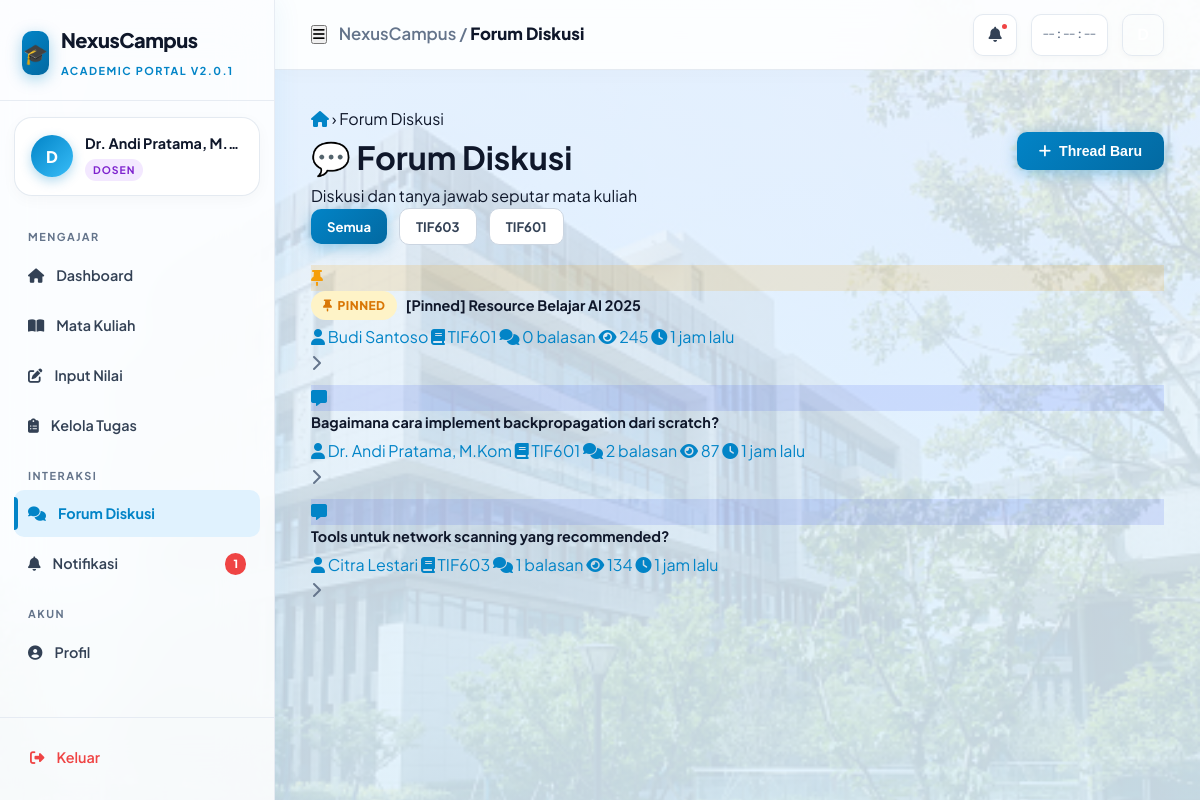
/modules/dosen/forum.php (signed in), run on the app's committed database.
### tables this page shows
CREATE TABLE users (
    id          INT AUTO_INCREMENT PRIMARY KEY,
    username    VARCHAR(50)  UNIQUE NOT NULL,
    password    VARCHAR(255) NOT NULL,
    email       VARCHAR(100) UNIQUE NOT NULL,
    nama_lengkap VARCHAR(100) NOT NULL,
    role        ENUM('mahasiswa','dosen','admin') NOT NULL DEFAULT 'mahasiswa',
    avatar      VARCHAR(255) DEFAULT NULL,
    status      ENUM('aktif','nonaktif') DEFAULT 'aktif',
    last_login  DATETIME DEFAULT NULL,
    created_at  DATETIME DEFAULT CURRENT_TIMESTAMP,
    updated_at  DATETIME DEFAULT CURRENT_TIMESTAMP ON UPDATE CURRENT_TIMESTAMP
);

CREATE TABLE mata_kuliah (
    id          INT AUTO_INCREMENT PRIMARY KEY,
    kode        VARCHAR(20) UNIQUE NOT NULL,
    nama        VARCHAR(150) NOT NULL,
    sks         TINYINT NOT NULL DEFAULT 3,
    dosen_id    INT NOT NULL,
    semester    TINYINT NOT NULL,
    prodi       VARCHAR(100) NOT NULL,
    deskripsi   TEXT DEFAULT NULL,
    created_at  DATETIME DEFAULT CURRENT_TIMESTAMP,
    FOREIGN KEY (dosen_id) REFERENCES dosen(id) ON DELETE CASCADE
);

CREATE TABLE forum (
    id          INT AUTO_INCREMENT PRIMARY KEY,
    matkul_id   INT NOT NULL,
    user_id     INT NOT NULL,
    judul       VARCHAR(200) NOT NULL,
    konten      TEXT NOT NULL,
    views       INT DEFAULT 0,
    pinned      TINYINT(1) DEFAULT 0,
    created_at  DATETIME DEFAULT CURRENT_TIMESTAMP,
    FOREIGN KEY (matkul_id) REFERENCES mata_kuliah(id) ON DELETE CASCADE,
    FOREIGN KEY (user_id)   REFERENCES users(id) ON DELETE CASCADE
);

### includes/auth.php (called while the page is built, shortened)
<?php
function isLoggedIn(): bool {
    return isset($_SESSION['user_id']) && !empty($_SESSION['user_id']);
}
function getCurrentUser(): array {
    return [
        'id'          => $_SESSION['user_id'],
        'username'    => $_SESSION['username'],
        'nama'        => $_SESSION['nama'],
        'role'        => $_SESSION['role'],
        'profile_id'  => $_SESSION['profile_id'] ?? null,
    ];
}
function e(mixed $val): string {
    return htmlspecialchars((string)$val, ENT_QUOTES | ENT_SUBSTITUTE, 'UTF-8');
}
function getUnreadNotifCount(): int {
    $db = getDB();
    $stmt = $db->prepare("SELECT COUNT(*) FROM notifikasi WHERE user_id = ? AND is_read = 0");
    $stmt->execute([$_SESSION['user_id']]);
    return (int) $stmt->fetchColumn();
}
function timeAgo(string $datetime): string {
    $now  = new DateTime();
    $then = new DateTime($datetime);
    $diff = $now->diff($then);
    if ($diff->h > 0) return $diff->h . ' jam lalu';
    return 'Baru saja';
}

### modules/dosen/forum.php (the view, shortened to what this page needs)
<?php
require_once '../../includes/auth.php';
$db     = getDB();
$user   = getCurrentUser();
$profileId = $user['profile_id'];
if ($user['role'] === 'dosen') {
    $stmt = $db->prepare("SELECT id, nama, kode FROM mata_kuliah WHERE dosen_id = ? ORDER BY nama");
    $stmt->execute([$profileId]);
}
$matkulList = $stmt->fetchAll();
$viewThread = null;
$replies = [];
if ($viewThread) {
    $threads = [];
} else {
    if ($user['role'] === 'dosen') {
        $stmt = $db->prepare("
            SELECT f.*, mk.nama as matkul_nama, mk.kode as matkul_kode,
                   u.nama_lengkap as author_nama,
                   (SELECT COUNT(*) FROM forum_balasan WHERE forum_id = f.id) as reply_count
            FROM forum f
            JOIN mata_kuliah mk ON f.matkul_id = mk.id
            JOIN users u ON f.user_id = u.id
            WHERE mk.dosen_id = ?
            ORDER BY f.pinned DESC, f.created_at DESC LIMIT 30
        ");
        $stmt->execute([$profileId]);
    }
    $threads = $stmt->fetchAll();
}
$pageTitle   = 'Forum Diskusi';
$pageSection = 'forum';
require_once '../../includes/layout_header.php';
?>
<div class="page-header animate-fade-in-up">
  <div class="breadcrumb">
    <a href="<?= APP_URL ?>/dashboard.php"><i class="fas fa-house"></i></a>
    <span class="breadcrumb-sep">›</span>
    <?php if ($viewThread): ?>
    <a href="<?= APP_URL ?>/modules/mahasiswa/forum.php">Forum</a>
    <span class="breadcrumb-sep">›</span>
    <span><?= e(substr($viewThread['judul'],0,40)) ?>...</span>
    <?php else: ?>
    <span>Forum Diskusi</span>
    <?php endif; ?>
  </div>
  <div style="display:flex;align-items:flex-start;justify-content:space-between;flex-wrap:wrap;gap:12px">
    <div>
      <h1 class="page-title">💬 Forum Diskusi</h1>
      <p class="page-subtitle">Diskusi dan tanya jawab seputar mata kuliah</p>
    </div>
    <button class="btn btn-primary" onclick="NexusModal.open('modalNewThread')">
      <i class="fas fa-plus"></i> Thread Baru
    </button>
  </div>
</div>
<?php if ($viewThread): ?>
<div class="card animate-fade-in-up mb-3">
  <div style="display:flex;align-items:flex-start;gap:14px">
    <div class="user-avatar" style="background:linear-gradient(135deg,var(--accent-blue),var(--accent-purple))">
      <?= strtoupper(substr($viewThread['author_nama'],0,1)) ?>
    </div>
    <div style="flex:1">
      <?php if ($viewThread['pinned']): ?>
      <span class="badge badge-warning mb-2"><i class="fas fa-thumbtack"></i> Pinned</span>
      <?php endif; ?>
      <h2 style="font-size:1.15rem;margin-bottom:8px"><?= e($viewThread['judul']) ?></h2>
      <div class="flex-center gap-md text-sm text-muted mb-3" style="flex-wrap:wrap">
        <span><i class="fas fa-user"></i> <?= e($viewThread['author_nama']) ?>
          <span class="badge <?= $viewThread['author_role']==='dosen'?'badge-purple':'badge-blue' ?>">
            <?= ucfirst($viewThread['author_role']) ?>
          </span>
        </span>
        <span><i class="fas fa-book"></i> <?= e($viewThread['matkul_nama']) ?></span>
        <span><i class="fas fa-clock"></i> <?= timeAgo($viewThread['created_at']) ?></span>
        <span><i class="fas fa-eye"></i> <?= $viewThread['views'] ?> views</span>
      </div>
      <div style="color:var(--text-secondary);line-height:1.7;white-space:pre-wrap"><?= e($viewThread['konten']) ?></div>
    </div>
  </div>
</div>
<h3 class="mb-2" style="font-size:0.9rem;color:var(--text-muted)">
  <i class="fas fa-comments"></i> <?= count($replies) ?> Balasan
</h3>
<?php foreach ($replies as $r): ?>
<div class="card mb-2 <?= $r['is_solution'] ? 'animate-pulse-glow' : '' ?>"
     style="<?= $r['is_solution'] ? 'border-color:rgba(0,212,170,0.4)' : '' ?>">
  <?php if ($r['is_solution']): ?>
  <div style="background:rgba(0,212,170,0.1);border:1px solid rgba(0,212,170,0.2);
              border-radius:6px;padding:6px 12px;margin-bottom:12px;font-size:0.78rem;
              color:var(--accent-cyan);font-weight:700">
    <i class="fas fa-circle-check"></i> Jawaban Terpilih (Best Answer)
  </div>
  <?php endif; ?>
  <div style="display:flex;align-items:flex-start;gap:12px">
    <div class="user-avatar" style="width:32px;height:32px;font-size:0.75rem;
         background:linear-gradient(135deg,<?= $r['author_role']==='dosen'?'var(--accent-purple),var(--accent-pink)':'var(--accent-blue),var(--accent-cyan)' ?>)">
      <?= strtoupper(substr($r['author_nama'],0,1)) ?>
    </div>
    <div style="flex:1">
      <div class="flex-center gap-sm mb-1">
        <strong class="text-sm"><?= e($r['author_nama']) ?></strong>
        <span class="badge <?= $r['author_role']==='dosen'?'badge-purple':'badge-blue' ?>">
          <?= ucfirst($r['author_role']) ?>
        </span>
        <span class="text-xs text-muted"><?= timeAgo($r['created_at']) ?></span>
      </div>
      <div style="color:var(--text-secondary);font-size:0.88rem;line-height:1.7;white-space:pre-wrap"><?= e($r['konten']) ?></div>
    </div>
  </div>
</div>
<?php endforeach; ?>
<div class="card mt-3 animate-fade-in-up">
  <h4 class="mb-3"><i class="fas fa-reply" style="color:var(--accent-cyan)"></i> Tulis Balasan</h4>
  <form method="POST">
    <input type="hidden" name="reply" value="1">
    <input type="hidden" name="forum_id" value="<?= $viewThread['id'] ?>">
    <div class="form-group">
      <textarea name="konten" class="form-control" rows="4"
        placeholder="Tulis balasan kamu di sini... Gunakan penjelasan yang jelas dan sopan." required></textarea>
    </div>
    <button type="submit" class="btn btn-cyan">
      <i class="fas fa-paper-plane"></i> Kirim Balasan
    </button>
  </form>
</div>
<?php else: ?>
<div style="display:flex;align-items:center;gap:12px;margin-bottom:20px;flex-wrap:wrap">
  <a href="?" class="btn <?= !$selectedMatkul?'btn-primary':'btn-outline' ?> btn-sm">Semua</a>
  <?php foreach ($matkulList as $mk): ?>
  <a href="?matkul=<?= $mk['id'] ?>"
     class="btn <?= $selectedMatkul===$mk['id']?'btn-primary':'btn-outline' ?> btn-sm">
    <?= e($mk['kode']) ?>
  </a>
  <?php endforeach; ?>
</div>
<?php foreach ($threads as $thread): ?>
<a href="?thread=<?= $thread['id'] ?>" style="text-decoration:none;display:block;margin-bottom:10px">
  <div class="forum-item <?= $thread['pinned'] ? 'pinned' : '' ?> animate-fade-in-up">
    <div class="forum-icon"
         style="background:<?= $thread['pinned'] ? 'rgba(245,158,11,0.15)' : 'rgba(67,97,238,0.15)' ?>;
                color:<?= $thread['pinned'] ? 'var(--accent-amber)' : 'var(--accent-blue)' ?>">
      <i class="fas fa-<?= $thread['pinned'] ? 'thumbtack' : 'message' ?>"></i>
    </div>
    <div style="flex:1;min-width:0">
      <div style="display:flex;align-items:center;gap:8px;flex-wrap:wrap;margin-bottom:4px">
        <?php if ($thread['pinned']): ?>
        <span class="badge badge-warning"><i class="fas fa-thumbtack"></i> Pinned</span>
        <?php endif; ?>
        <div style="font-weight:700;font-size:0.9rem;color:var(--text-primary)">
          <?= e($thread['judul']) ?>
        </div>
      </div>
      <div class="forum-meta">
        <span><i class="fas fa-user"></i> <?= e($thread['author_nama']) ?></span>
        <span><i class="fas fa-book"></i> <?= e($thread['matkul_kode']) ?></span>
        <span><i class="fas fa-comments"></i> <?= $thread['reply_count'] ?> balasan</span>
        <span><i class="fas fa-eye"></i> <?= $thread['views'] ?></span>
        <span><i class="fas fa-clock"></i> <?= timeAgo($thread['created_at']) ?></span>
      </div>
    </div>
    <i class="fas fa-chevron-right" style="color:var(--text-muted);flex-shrink:0"></i>
  </div>
</a>
<?php endforeach; ?>
<?php endif; ?>
<?php require_once '../../includes/layout_footer.php'; ?>

### includes/layout_header.php (shortened to what this page needs)
<?php
require_once __DIR__ . '/auth.php';
$user    = getCurrentUser();
$role    = $user['role'];
$notifCount = getUnreadNotifCount();
$initial = strtoupper(substr($user['nama'], 0, 1));
$nav = [];
if ($role === 'mahasiswa') {
    $nav = [
        'Akademik' => [
            ['label' => 'Dashboard',    'icon' => 'fa-house',           'href' => 'dashboard.php',                        'section' => 'dashboard'],
            ['label' => 'Nilai Saya',   'icon' => 'fa-chart-bar',       'href' => 'modules/mahasiswa/nilai.php',           'section' => 'nilai'],
            ['label' => 'Tugas',        'icon' => 'fa-file-arrow-up',   'href' => 'modules/mahasiswa/tugas.php',           'section' => 'tugas'],
            ['label' => 'Mata Kuliah',  'icon' => 'fa-book-open',       'href' => 'modules/mahasiswa/matkul.php',          'section' => 'matkul'],
        ],
        'Komunitas' => [
            ['label' => 'Forum Diskusi', 'icon' => 'fa-comments',       'href' => 'modules/mahasiswa/forum.php',           'section' => 'forum'],
            ['label' => 'Notifikasi',    'icon' => 'fa-bell',           'href' => 'modules/mahasiswa/notifikasi.php',      'section' => 'notif', 'badge' => $notifCount],
        ],
        'Akun' => [
            ['label' => 'Profil',       'icon' => 'fa-user-circle',     'href' => 'modules/mahasiswa/profil.php',          'section' => 'profil'],
        ],
    ];
} elseif ($role === 'dosen') {
    $nav = [
        'Mengajar' => [
            ['label' => 'Dashboard',    'icon' => 'fa-house',           'href' => 'dashboard.php',                        'section' => 'dashboard'],
            ['label' => 'Mata Kuliah',  'icon' => 'fa-book-open',       'href' => 'modules/dosen/matkul.php',             'section' => 'matkul'],
            ['label' => 'Input Nilai',  'icon' => 'fa-pen-to-square',   'href' => 'modules/dosen/nilai.php',              'section' => 'nilai'],
            ['label' => 'Kelola Tugas', 'icon' => 'fa-clipboard-list',  'href' => 'modules/dosen/tugas.php',              'section' => 'tugas'],
        ],
        'Interaksi' => [
            ['label' => 'Forum Diskusi','icon' => 'fa-comments',        'href' => 'modules/dosen/forum.php',              'section' => 'forum'],
            ['label' => 'Notifikasi',  'icon' => 'fa-bell',            'href' => 'modules/dosen/notifikasi.php',         'section' => 'notif', 'badge' => $notifCount],
        ],
        'Akun' => [
            ['label' => 'Profil',       'icon' => 'fa-user-circle',     'href' => 'modules/dosen/profil.php',             'section' => 'profil'],
        ],
    ];
}
?>
<!DOCTYPE html>
<html lang="id">
<head>
<link rel="stylesheet" href="https://cdnjs.cloudflare.com/ajax/libs/font-awesome/6.4.0/css/all.min.css">
<link rel="stylesheet" href="<?= APP_URL ?>/assets/css/main.css">
</head>
<body>
<div class="app-layout">
  <aside class="sidebar" id="sidebar">
    <div class="sidebar-brand">
      <div class="brand-logo">
        <div class="brand-icon">🎓</div>
        <div class="brand-text">
          <span class="brand-name"><?= APP_NAME ?></span>
          <span class="brand-sub">Academic Portal v<?= APP_VERSION ?></span>
        </div>
      </div>
    </div>
    <div class="sidebar-user">
      <div class="user-avatar"><?= $initial ?></div>
      <div class="user-info">
        <div class="user-name"><?= e($user['nama']) ?></div>
        <span class="user-role role-<?= $role ?>"><?= ucfirst($role) ?></span>
      </div>
    </div>
    <nav class="sidebar-nav">
      <?php foreach ($nav as $section => $items): ?>
      <div class="nav-section">
        <div class="nav-section-label"><?= $section ?></div>
        <?php foreach ($items as $item): ?>
        <?php
          $isActive = ($pageSection ?? '') === $item['section'];
          $absHref  = APP_URL . '/' . $item['href'];
        ?>
        <a href="<?= $absHref ?>"
           class="nav-item <?= $isActive ? 'active' : '' ?>">
          <span class="nav-icon"><i class="fas <?= $item['icon'] ?>"></i></span>
          <?= e($item['label']) ?>
          <?php if (!empty($item['badge']) && $item['badge'] > 0): ?>
          <span class="nav-badge"><?= $item['badge'] ?></span>
          <?php endif; ?>
        </a>
        <?php endforeach; ?>
      </div>
      <?php endforeach; ?>
    </nav>
    <div class="sidebar-footer">
      <a href="<?= APP_URL ?>/logout.php"
         class="nav-item"
         style="color:var(--accent-red)"
         onclick="return confirm('Yakin ingin keluar?')">
        <span class="nav-icon"><i class="fas fa-right-from-bracket"></i></span>
        Keluar
      </a>
    </div>
  </aside>
  <header class="topbar">
    <div style="display:flex;align-items:center;gap:12px">
      <button class="hamburger" id="hamburger">
        <i class="fas fa-bars"></i>
      </button>
      <div class="topbar-title">
        <?= APP_NAME ?> / <span><?= e($pageTitle ?? 'Dashboard') ?></span>
      </div>
    </div>
    <div class="topbar-actions">
      <a href="<?= APP_URL ?>/modules/<?= $role ?>/notifikasi.php"
         class="topbar-btn" title="Notifikasi">
        <i class="fas fa-bell"></i>
        <?php if ($notifCount > 0): ?>
        <span class="notif-dot"></span>
        <?php endif; ?>
      </a>
      <div class="topbar-btn" style="width:auto;padding:0 10px;font-family:'JetBrains Mono',monospace;font-size:0.72rem;color:var(--text-muted);" id="clock">
        --:--:--
      </div>
      <a href="<?= APP_URL ?>/modules/<?= $role ?>/profil.php"
         class="topbar-btn" title="Profil" style="background:linear-gradient(135deg,var(--accent-purple),var(--accent-pink));color:#fff;font-weight:700;">
      </a>
    </div>
  </header>
  <main class="main-content">

### data on the page
users: nama_lengkap "D", nama_lengkap "Dr. Andi Pratama, M.…"
mata_kuliah: kode "TIF603"
mata_kuliah: kode "TIF601"
forum: pinned 1 (drawn), judul "[Pinned] Resource Belajar AI 2025", user.nama_lengkap "Budi Santoso", matkul.kode "TIF601", reply_count "0", views "245", created_at "1 jam lalu"
forum: pinned 0 (drawn), judul "Bagaimana cara implement backpropagation dari scratch?", user.nama_lengkap "Dr. Andi Pratama, M.Kom", matkul.kode "TIF601", reply_count "2", views "87", created_at "1 jam lalu"
forum: pinned 0 (drawn), judul "Tools untuk network scanning yang recommended?", user.nama_lengkap "Citra Lestari", matkul.kode "TIF603", reply_count "1", views "134", created_at "1 jam lalu"

### other printed values
APP_NAME "NexusCampus"
APP_VERSION "2.0.1"
$role "DOSEN"
$section "MENGAJAR"
$item['label'] "Dashboard"
$item['label'] "Mata Kuliah"
$item['label'] "Input Nilai"
$item['label'] "Kelola Tugas"
$section "INTERAKSI"
$item['label'] "Forum Diskusi"
$item['label'] "Notifikasi"
$item['badge'] "1"
$section "AKUN"
$item['label'] "Profil"
$pageTitle "Forum Diskusi"
